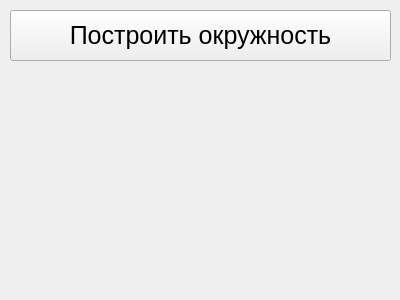
<?xml version="1.0" encoding="UTF-8"?>
<ui version="4.0">
 <class>Form</class>
 <widget class="QWidget" name="Form">
  <property name="geometry">
   <rect>
    <x>0</x>
    <y>0</y>
    <width>400</width>
    <height>300</height>
   </rect>
  </property>
  <property name="windowTitle">
   <string>Form</string>
  </property>
  <widget class="QPushButton" name="pushButton">
   <property name="geometry">
    <rect>
     <x>10</x>
     <y>10</y>
     <width>381</width>
     <height>51</height>
    </rect>
   </property>
   <property name="font">
    <font>
     <pointsize>19</pointsize>
    </font>
   </property>
   <property name="text">
    <string>Построить окружность</string>
   </property>
  </widget>
 </widget>
 <resources/>
 <connections/>
</ui>
